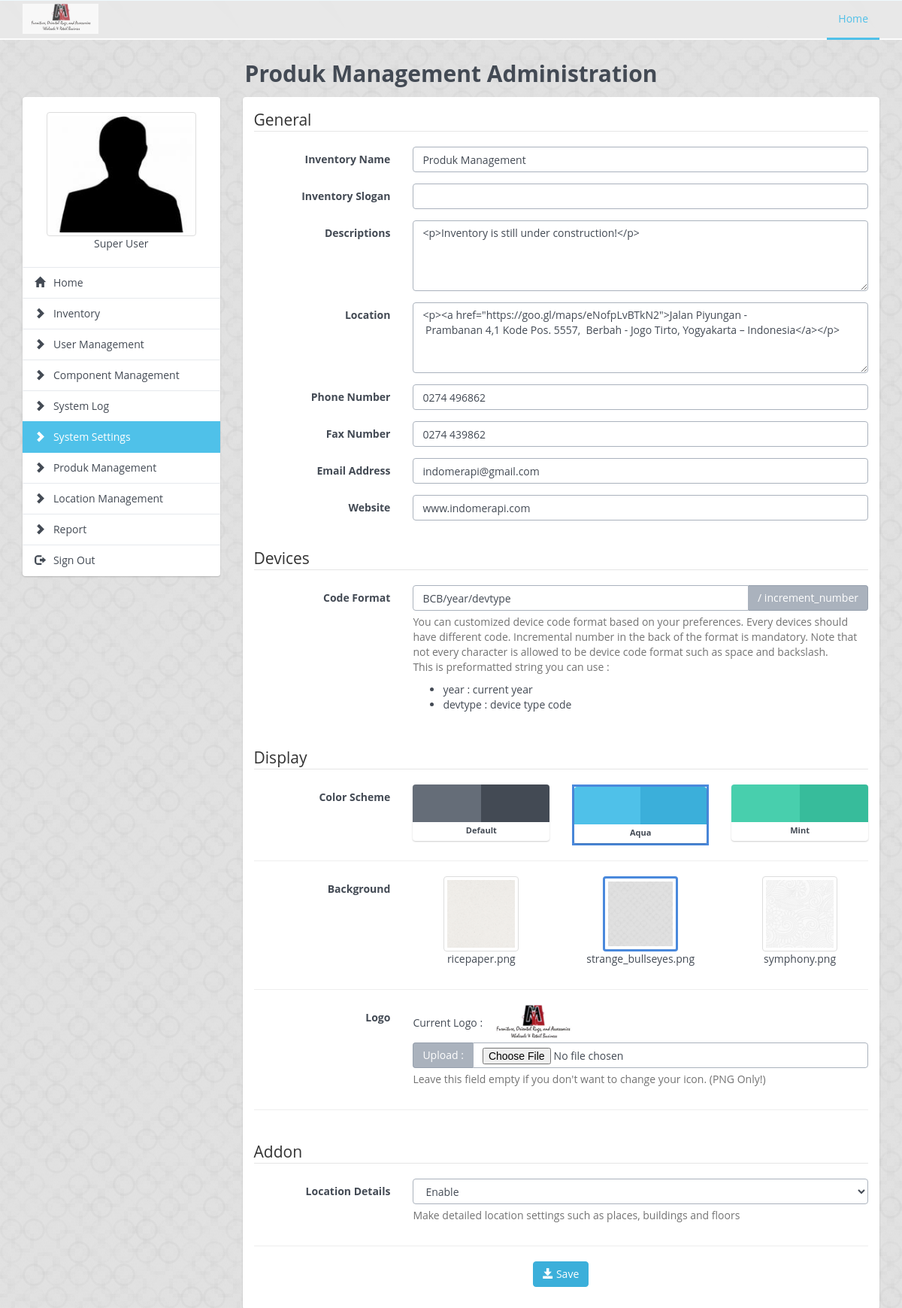
The app's page /invenity/system_settings.php (signed in) with its own data.
### tables this page shows
CREATE TABLE `system_settings` (
  `setting_name` varchar(50) NOT NULL COMMENT 'Setting Name',
  `setting_value` text NOT NULL COMMENT 'Values',
  `active` enum('yes','no') NOT NULL DEFAULT 'yes',
  `created_by` varchar(30) NOT NULL,
  `created_date` datetime NOT NULL,
  `updated_by` varchar(30) NOT NULL,
  `updated_date` datetime NOT NULL,
  `revision` tinyint(3) NOT NULL DEFAULT '0'
);

CREATE TABLE `component` (
  `component_id` int(11) NOT NULL,
  `component_name` varchar(30) NOT NULL COMMENT 'Component Name',
  `component_page` varchar(100) NOT NULL COMMENT 'Component Page',
  `component_type` enum('system','standard') NOT NULL DEFAULT 'standard' COMMENT 'Component Type',
  `active` enum('yes','no') NOT NULL DEFAULT 'yes' COMMENT 'Active Status',
  `created_by` varchar(30) NOT NULL,
  `created_date` datetime NOT NULL,
  `updated_by` varchar(30) NOT NULL,
  `updated_date` datetime NOT NULL,
  `revision` tinyint(3) NOT NULL DEFAULT '0'
);

### invenity/system_settings.php (the view, shortened to what the rows shown need)
<?php
require_once(__DIR__ . '/lib/db.class.php');
require_once(__DIR__ . '/class/user.class.php');
$userClass = new UserClass();
require_once(__DIR__ . '/class/inventory.class.php');
$invClass  = new Inventory();
if (!isset($_SESSION['username']) && !isset($_SESSION['level'])) {
	if (isset($_POST['username']) && isset($_POST['password']) && isset($_POST['action']) && $_POST['action']=="sign_in") {
		$userClass->sign_in($_POST['username'], $_POST['password']);
	}
	else {
		header("Location: ./index.php");
		die();
	}
}
else if (isset($_SESSION['username']) && isset($_SESSION['level']) && $_SESSION['username']!="" && $_SESSION['level']!="") {
	if (isset($_POST['action']) && $_POST['action']=="sign_out") {
		$userClass->sign_out();
	}
	else {
		include("./include/include_header.php");
		?>
    	<div class="col-lg-9 col-md-9 col-sm-12 col-xs-12">
    		<div class="panel panel-primary">
    			<div class="panel-body">
    				<form name="form_settings" action="" method="post" enctype="multipart/form-data" class="form-horizontal">
    					<legend>General</legend>
		    			<div class="form-group">
		    				<label for="inventory_name" class="control-label col-sm-3">Inventory Name</label>
		    				<div class="col-sm-9">
			    				<input type="text" name="inventory_name" id="inventory_name" class="form-control" value="<?php echo $invClass->setting_data("inventory_name"); ?>">
		    				</div>
		    			</div>
		    			<div class="form-group">
		    				<label for="inventory_slogan" class="control-label col-sm-3">Inventory Slogan</label>
		    				<div class="col-sm-9">
			    				<input type="text" name="inventory_slogan" id="inventory_slogan" class="form-control" value="<?php echo $invClass->setting_data("inventory_slogan"); ?>">
		    				</div>
		    			</div>
		    			<div class="form-group">
		    				<label for="inventory_description" class="control-label col-sm-3">Descriptions</label>
		    				<div class="col-sm-9">
			    				<textarea name="inventory_description" id="inventory_description" class="form-control" rows="4" style="resize:vertical; max-height:150px;"><?php echo $invClass->setting_data("inventory_description"); ?></textarea>
			    			</div>
		    			</div>
		    			<div class="form-group">
		    				<label for="inventory_location" class="control-label col-sm-3">Location</label>
		    				<div class="col-sm-9">
			    				<textarea name="inventory_location" id="inventory_location" class="form-control" rows="4" style="resize:vertical; max-height:150px;"><?php echo $invClass->setting_data("inventory_location"); ?></textarea>
			    			</div>
		    			</div>
		    			<div class="form-group">
		    				<label for="inventory_phone_number" class="control-label col-sm-3">Phone Number</label>
		    				<div class="col-sm-9">
			    				<input type="text" name="inventory_phone_number" id="inventory_phone_number" class="form-control" value="<?php echo $invClass->setting_data("inventory_phone_number"); ?>">
		    				</div>
		    			</div>
		    			<div class="form-group">
		    				<label for="inventory_fax_number" class="control-label col-sm-3">Fax Number</label>
		    				<div class="col-sm-9">
			    				<input type="text" name="inventory_fax_number" id="inventory_fax_number" class="form-control" value="<?php echo $invClass->setting_data("inventory_fax_number"); ?>">
		    				</div>
		    			</div>
		    			<div class="form-group">
		    				<label for="inventory_email" class="control-label col-sm-3">Email Address</label>
		    				<div class="col-sm-9">
			    				<input type="email" name="inventory_email" id="inventory_email" class="form-control" value="<?php echo $invClass->setting_data("inventory_email"); ?>">
		    				</div>
		    			</div>
		    			<div class="form-group">
		    				<label for="inventory_website" class="control-label col-sm-3">Website</label>
		    				<div class="col-sm-9">
			    				<input type="text" name="inventory_website" id="inventory_website" class="form-control" value="<?php echo $invClass->setting_data("inventory_website"); ?>">
		    				</div>
		    			</div>
		    			<br>
		    			<legend>Devices</legend>
						<div class="form-group">
		    				<label for="inventory_website" class="control-label col-sm-3">Code Format</label>
		    				<div class="col-sm-9">
		    					<div class="input-group">
				    				<input type="text" name="device_code_format" id="device_code_format" class="form-control" value="<?php echo $invClass->setting_data("device_code_format"); ?>">
		    						<div class="input-group-addon">/ increment_number</div>
		    					</div>
		    					<p class="help-block">You can customized device code format based on your preferences. Every devices should have different code. Incremental number in the back of the format is mandatory. Note that not every character is allowed to be device code format such as space and backslash.
		    					<br>
		    					This is preformatted string you can use :
									<ul>
										<li>year    : current year </li>
										<li>devtype : device type code </li>
									</ul>
		    					</p>
		    				</div>
		    			</div>
		    			<br>
		    			<legend>Display</legend>
		    			<div class="form-group">
		    				<?php
		    					$current_color_scheme = $invClass->setting_data("color_scheme");
		    				?>
		    				<label class="control-label col-sm-3">Color Scheme</label>
		    				<div class="col-sm-9">
		    					<div class="row">
		    						<div class="col-sm-4">
		    							<div class="color-swatches" id="site-default.min.css" style="cursor:pointer;<?php if ($current_color_scheme=="site-default.min.css") { echo "border:solid #4A89DC;"; } ?>" onclick="set_color_scheme(this.id)">
							                <div class="swatches">
							                    <div class="clearfix">
							                        <div class="pull-left light" style="background-color:#656D78"></div>
							                        <div class="pull-right dark" style="background-color:#434A54"></div>
							                    </div>
							                    <div class="infos text-center">
							                        <h4>Default</h4>
							                    </div>
							                </div>
							            </div>
		    						</div>
		    						<div class="col-sm-4">
		    							<div class="color-swatches" id="site-aqua.min.css" style="cursor:pointer;<?php if ($current_color_scheme=="site-aqua.min.css") { echo "border:solid #4A89DC;"; } ?>" onclick="set_color_scheme(this.id)">
							                <div class="swatches">
							                    <div class="clearfix">
							                        <div class="pull-left light" style="background-color:#4FC1E9"></div>
							                        <div class="pull-right dark" style="background-color:#3BAFDA"></div>
							                    </div>
							                    <div class="infos text-center">
							                        <h4>Aqua</h4>
							                    </div>
							                </div>
							            </div>
		    						</div>
		    						<div class="col-sm-4">
		    							<div class="color-swatches" id="site-mint.min.css" style="cursor:pointer;<?php if ($current_color_scheme=="site-mint.min.css") { echo "border:solid #4A89DC;"; } ?>" onclick="set_color_scheme(this.id)">
							                <div class="swatches">
							                    <div class="clearfix">
							                        <div class="pull-left light" style="background-color:#48CFAD"></div>
							                        <div class="pull-right dark" style="background-color:#37BC9B"></div>
							                    </div>
							                    <div class="infos text-center">
							                        <h4>Mint</h4>
							                    </div>
							                </div>
							            </div>
		    						</div>
		    					</div>
		    				</div>
		    			</div>
		    			<hr class="dashed" />
		    			<div class="form-group">
		    				<label for="inventory_website" class="control-label col-sm-3">Background</label>
		    				<div class="col-sm-9">
		    					<div class="row">
			    				<?php
			    					$current_background = $invClass->setting_data("body_background");
									$dirname     = "assets/images/backgrounds/";
									$images_path = glob($dirname."*.png");
									foreach($images_path as $image_path) {
											$explode_image_path = explode("/", $image_path);
											$count_explode = count($explode_image_path);
											$image_name = $explode_image_path[$count_explode-1];
										if ($current_background==$image_name) {
											echo "<div class='col-sm-4 text-center'><img src='$image_path' name='$image_name' id='$image_name' class='img-thumbnail bg-image' style='height:100px; border:solid #4A89DC; cursor:pointer' title='$image_name' onclick=\"set_body_background(this.id)\" /> <p>$image_name</p></div>";
										}
										else {
											echo "<div class='col-sm-4 text-center'><img src='$image_path' name='$image_name' id='$image_name' class='img-thumbnail bg-image' style='height:100px; cursor:pointer' title='$image_name' onclick=\"set_body_background(this.id)\" /> <p>$image_name</p> </div>";
										}
									}
			    				?>
		    					</div>
		    				</div>
		    			</div>
		    			<hr class="dashed" />
		    			<div class="form-group">
		    				<label for="inventory_logo" class="control-label col-sm-3">Logo</label>
		    				<div class="col-sm-9">
			    				Current Logo : <img src="./assets/images/<?php if ($invClass->setting_data("inventory_logo")!="") { echo $invClass->setting_data("inventory_logo"); } else {echo "logo.png";} ?>" height="50">
			    				<br>
			    				<div class="input-group">
			                        <span class="input-group-addon">Upload : </span>
			                        <input type="file" name="inventory_logo" id="inventory_logo" class="form-control">
			                    </div>
		                        <span class="help-block">Leave this field empty if you don't want to change your icon. (PNG Only!)</span>
			    			</div>
		    			</div>
		    			<hr class="dashed" />
		    			<br>
		    			<legend>Addon</legend>
						<?php
							$current_location_details = $invClass->setting_data("location_details");
						?>
		    			<div class="form-group">
		    				<label class="control-label col-sm-3">Location Details</label>
		    				<div class="col-sm-9">
		    					<select name="location_details" id="location_details" class="form-control">
		    						<option value="enable" <?php if ($current_location_details=="enable"): ?>selected<?php endif ?>>Enable</option>
		    					</select>
		    					<span class="help-block">Make detailed location settings such as places, buildings and floors</span>
		    				</div>
		    			</div>
		    			<hr class="dashed" />
    					<div class="form-group">
    						<div class="col-sm-12 text-center">
	    						<button type="button" class="btn btn-primary" id="confirm_save_system_settings"><i class="glyphicon glyphicon-save"></i> Save</button>
    						</div>
    					</div>
    				</form>
    			</div>
    		</div>
    	</div>
	<?php
		include("./include/include_footer.php");
	}
}
?>

### invenity/include/include_header.php (shortened to what the rows shown need)
<?php
	$current_page      = basename($_SERVER['PHP_SELF']);
	$main_menu_array   = $invClass->main_menu($_SESSION['privileges']);
	$display_menu      = "";
	foreach ($main_menu_array as $main_menu) {
		$component_name = $main_menu['component_name'];
		$component_page = $main_menu['component_page'];
		if ($current_page==$component_page) {
			$display_menu .= "<a href='$component_page' class='list-group-item active' title='$component_name'><i class='glyphicon glyphicon-chevron-right'></i> &nbsp; $component_name</a>";
		} else {
			$display_menu .= "<a href='$component_page' class='list-group-item' title='$component_name'><i class='glyphicon glyphicon-chevron-right'></i> &nbsp; $component_name</a>";
		}
		if ($current_page=="dashboard.php") {
			$home_link = "active";
		} else {
			$home_link = "";
		}
	}
?>
	<!DOCTYPE html>
		<html>
		<head>
			<link rel="stylesheet" type="text/css" href="./assets/css/<?php if ($invClass->setting_data("color_scheme")!="") { echo $invClass->setting_data("color_scheme"); } else {echo "site-default.min.css";} ?>">
			<link rel="stylesheet" type="text/css" href="./assets/plugins/pace/pace.css">
		</head>
		<body background="./assets/images/backgrounds/<?php if ($invClass->setting_data("body_background")!="") { echo $invClass->setting_data("body_background"); } else {echo "symphony.png";} ?>">
			<div class="docs-header">
				<nav class="navbar navbar-default navbar-custom" role="navigation">
					<div class="container">
						<div class="navbar-header">
							<a class="navbar-brand" href="#">
								<img src="./assets/images/<?php if ($invClass->setting_data("inventory_logo")!="") { echo $invClass->setting_data("inventory_logo"); } else {echo "logo.png";} ?>" height="40">
							</a>
						</div>
						<div class="collapse navbar-collapse">
							<ul class="nav navbar-nav navbar-right">
								<li><a class="nav-link current" href="dashboard.php" >Home</a></li>
							</ul>
						</div>
					</div>
				</nav>
			</div>
			<div class="container document">
				<div class="row">
					<div class="col-lg-12 col-md-12 col-sm-12 col-xs-12">
						<h3 class="text-center">
							<?php
							if ($invClass->setting_data("inventory_name")!="") {
								echo $invClass->setting_data("inventory_name");
							} else {
								echo "Inventory System";
							} ?>  Administration
						</h3>
					</div>
				</div>
			</div>
			<div class="container document">
				<div class="row">
					<div class="col-lg-3 col-md-3 col-sm-12 col-xs-12">
						<div class="list-group">
							<li class="list-group-item">
								<div class="text-center">
									<a href='my_profile.php' class='list-group-item text-center' title='My Profile'>
										<img src="<?php echo $_SESSION['user_photo'] ?>" class="img-thumbnail" height="120px" /><br>
										<?php echo $_SESSION['first_name']. " " .$_SESSION['last_name'] ?>
									</a>
								</div>
							</li>
							<a href="dashboard.php" class="list-group-item <?php echo $home_link; ?>" title="Dashboard"><i class="glyphicon glyphicon-home"></i> &nbsp; Home</a>
							<?php
								echo $display_menu;
							?>
							<a href="#" class="list-group-item" id="sign_out" title="Sign Out"><i class="glyphicon glyphicon-log-out"></i> &nbsp; Sign Out</a>
						</div>
					</div>

### records on screen
system_settings: setting_value (picture)
system_settings: setting_value "Produk Management", inventory_name "Produk Management"
component: component_name "Inventory"
component: component_name "User Management"
component: component_name "Component Management"
component: component_name "System Log"
component: component_name "System Settings"
component: component_name "Produk Management"
component: component_name "Location Management"
component: component_name "Report"
system_settings: inventory_description "<p>Inventory is still under construction!</p>"
system_settings: inventory_location "<p><a href=\"https://goo.gl/maps/eNofpLvBTkN2\">Jalan Piyungan - Prambanan 4,1 Kode Pos. 5557, Berbah - Jogo Tirto, Yogyakarta – Indonesia</a></p>"
system_settings: inventory_phone_number "0274 496862"
system_settings: inventory_fax_number "0274 439862"
system_settings: inventory_email "indomerapi@gmail.com"
system_settings: inventory_website "www.indomerapi.com"
system_settings: device_code_format "BCB/year/devtype"
system_settings: location_details "Enable"

### other values on screen
$_SESSION['first_name'] "Super"
$_SESSION['last_name'] "User"
$image_name "ricepaper.png"
$image_name "strange_bullseyes.png"
$image_name "symphony.png"
